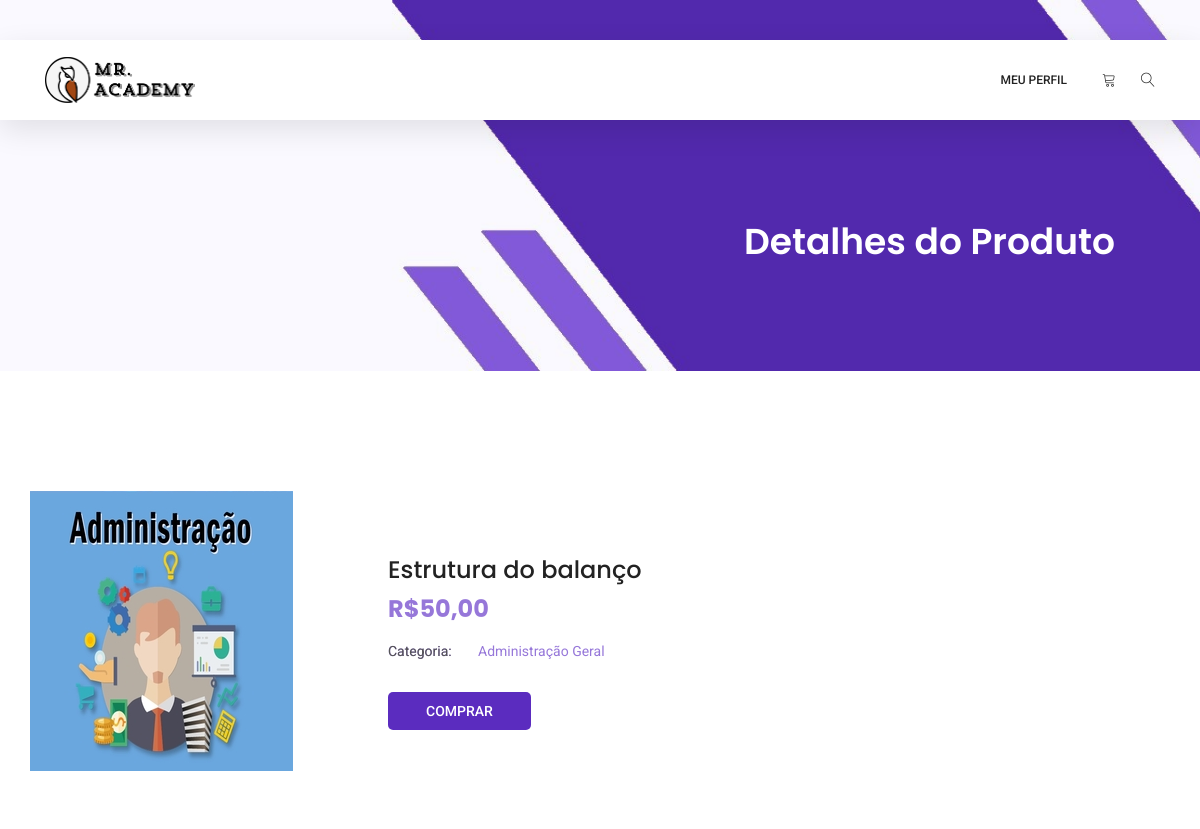
The app's page /src/carousel/single-product.php?id=29 (upper part), older data.
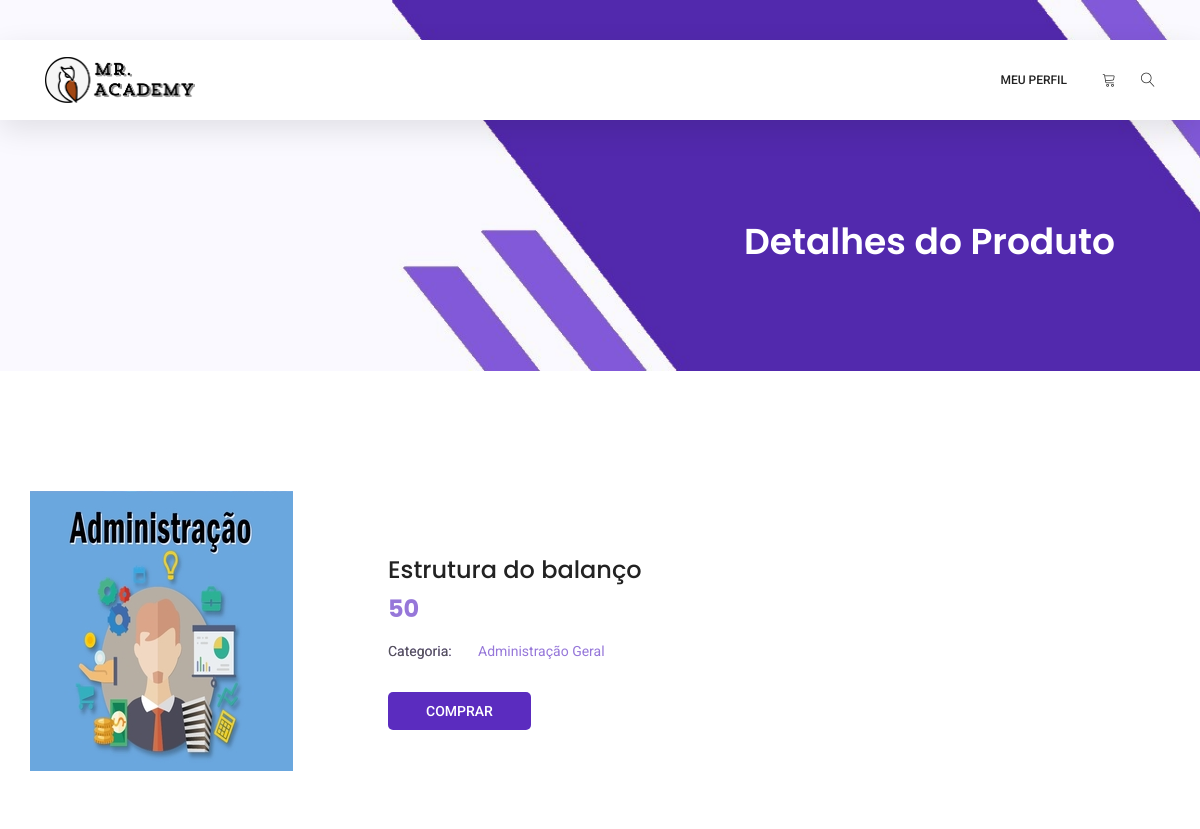
The same page, newer data.
### tables this page shows
CREATE TABLE `arquivos` (
  `id` int(11) NOT NULL,
  `nome_arquivo` varchar(100) NOT NULL,
  `caminho` varchar(255) NOT NULL,
  `disciplina` varchar(100) NOT NULL,
  `descricao` text NOT NULL,
  `extensao_arquivo` varchar(5) NOT NULL,
  `titulo_produto` varchar(250) NOT NULL,
  `preco` varchar(100) NOT NULL
);

### src/carousel/single-product.php (the view, shortened to what this page needs)
<?php
	include("conexao.php");
	$id = $_REQUEST['id'];
	$result_produtos = "SELECT * FROM arquivos WHERE id = $id";
	$resultado_produtos = mysqli_query($conexao, $result_produtos);
	$infos_produto = mysqli_fetch_assoc($resultado_produtos);
?>
<!DOCTYPE html>
<html lang="pt-br">
<head>
  <link rel="stylesheet" href="css/linearicons.css">
  <link rel="stylesheet" href="css/themify-icons.css">
  <link rel="stylesheet" href="css/bootstrap.css">
  <link rel="stylesheet" href="css/owl.carousel.css">
  <link rel="stylesheet" href="css/main.css">
  <link href="carousel.css" rel="stylesheet">
  <link href="css/star.css" rel="stylesheet">
  <link href="//netdna.bootstrapcdn.com/font-awesome/4.0.3/css/font-awesome.css" rel="stylesheet">
</head>
<body>
	<header class="header_area sticky-header">
		<div class="main_menu">
			<nav class="navbar navbar-expand-lg navbar-light main_box">
				<div class="container">
					<a class="navbar-brand logo_h" href="produtos.php"><img src="imagens/logo.png" width="150px"></a>
					<div class="collapse navbar-collapse offset" id="navbarSupportedContent">
						<ul class="nav navbar-nav menu_nav ml-auto">
							  <li class="nav-item submenu dropdown">
							<li class="nav-item submenu dropdown">
								<a href="#" class="nav-link dropdown-toggle" data-toggle="dropdown" role="button" aria-haspopup="true"
								 aria-expanded="false">Meu Perfil</a>
							</li>
						</ul>
						<ul class="nav navbar-nav navbar-right">
							<li class="nav-item"><a href="#" class="cart"><span class="lnr lnr-cart"></span></a></li>
							<li class="nav-item">
								<button class="search"><span class="lnr lnr-magnifier" id="search"></span></button>
							</li>
						</ul>
					</div>
				</div>
			</nav>
		</div>
	</header>
	<section class="banner-area organic-breadcrumb">
		<div class="container">
			<div class="breadcrumb-banner d-flex flex-wrap align-items-center justify-content-end">
				<div class="col-first">
					<h1>Detalhes do Produto</h1>
				</div>
			</div>
		</div>
	</section>
	<div class="product_image_area">
		<div class="container">
			<div class="row s_product_inner">
				<?php
				if ($infos_produto["disciplina"] == "Português") {
					echo '<img src="imagens/produtos/p7.jpg" alt="">';
				}
				else if ($infos_produto["disciplina"] == "Inglês") {
					echo '<img src="imagens/produtos/p1.jpg" alt="">';
				}
				else if ($infos_produto["disciplina"] == "Matemática Discreta") {
					echo '<img src="imagens/produtos/p6.jpg" alt="">';
				}
				else if ($infos_produto["disciplina"] == "Laboratório de Hardware") {
					echo '<img src="imagens/produtos/p4.jpg" alt="">';
				}
				else if ($infos_produto["disciplina"] == "Administração Geral") {
					echo '<img src="imagens/produtos/p3.jpg" alt="">';
				}
				?>
				<div class="col-lg-5 offset-lg-1">
					<div class="s_product_text">
						<h3><?php echo($infos_produto["titulo_produto"]); ?></h3>
						<h2><?php echo($infos_produto["preco"]); ?></h2>
						<ul class="list">
							<li><a class="active" href="#"><span>Categoria:</span><?php echo($infos_produto["disciplina"]); ?></a></li>
							<br>
							<div class="card_area d-flex align-items-center">
								<a class="primary-btn" href="cart.php?id=<?php echo($infos_produto['id']); ?>">Comprar</a>
							</ul>
						</div>
					</div>
				</div>
			</div>
		</div>
</body>
</html>

Row changes from the older to the newer data that the page shows:
changed arquivos "Estrutura do balanço": preco "R$50,00" → "50"
